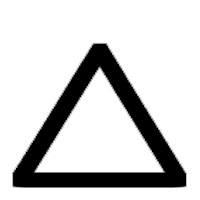
#> input picture img/triangle.png, 200 x 200 px, found by its file name
$ python find_shapes.py   (older library calls are emulated)
#> lines starting #> are read from the running program, lines starting #| are printed output that depends on the picture; after the words box and inside, x2 and y2 are one past the last pixel; in counts of white or black regions, pixels touching at a corner belong together
import numpy as np
import cv2
import cv2.cv # here

def get_biggest_contour(contours):
    area = -1
    if contours:
        for cnt in contours:
            if cv2.contourArea(cnt) > area:
                biggest_cnt = cnt
            return [biggest_cnt]
    else:
        return []

cap = cv2.VideoCapture(1)

folder_path = "/home/jacek/Studia/PIRO/face_rec_test/img/"
triagle_f_name = "triangle.png"
rectangle_f_name = "rectangle.png"

triangle = cv2.imread(folder_path + triagle_f_name, 0)
#> triangle is the input picture: shape (200, 200); min 0, max 255, mean 206.7
rectangle = cv2.imread(folder_path + rectangle_f_name, 0)
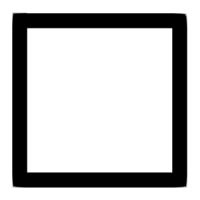
#> input picture img/rectangle.png, 200 x 200 px, found by its file name
#> rectangle is the input picture: shape (200, 200); min 0, max 255, mean 194.4
triangle_copy = triangle.copy()
rectangle_copy = rectangle.copy()
contours,hierarchy = cv2.findContours(triangle_copy, cv2.RETR_CCOMP, cv2.CHAIN_APPROX_NONE)
#> contours = 3 contours; box (x1, y1, x2, y2) and area: (0, 0, 200, 200) 39601, (13, 43, 187, 187) 14170, (33, 65, 166, 174) 7158
contours2,hierarchy2 = cv2.findContours(rectangle_copy, cv2.RETR_CCOMP, cv2.CHAIN_APPROX_NONE)
#> contours2 = 3 contours; box (x1, y1, x2, y2) and area: (0, 0, 200, 200) 39601, (12, 13, 187, 187) 30074, (26, 27, 173, 174) 21316
#> the loop in get_biggest_contour, `for cnt in contours:` made 1 pass
triangle_contour = get_biggest_contour(contours)
#> triangle_contour = 1 contour; box (x1, y1, x2, y2) and area: (33, 65, 166, 174) 7158
rectangle_contour = get_biggest_contour(contours)
#> rectangle_contour has the same summary as triangle_contour

while(True):
    # Capture frame-by-frame
    ret, frame = cap.read()
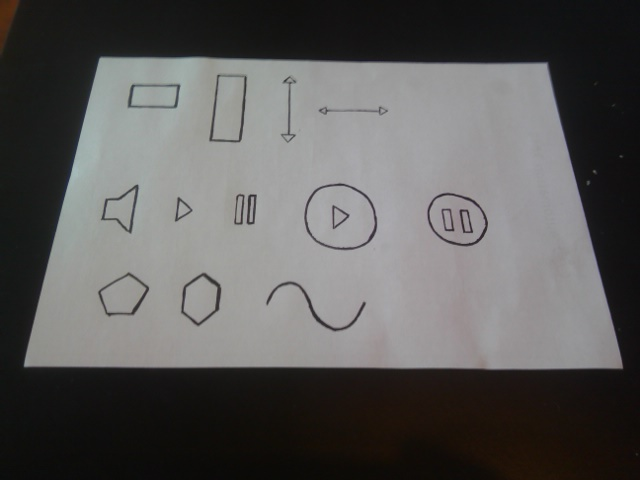
#> input picture benchmark.jpg, 640 x 480 px, given in place of the camera
#> frame is the input picture: shape (480, 640, 3); mean B, G, R 89.2, 90.1, 91.2

    # Our operations on the frame come here
    gray = cv2.cvtColor(frame, cv2.COLOR_BGR2GRAY)
    hsv = cv2.cvtColor(frame, cv2.COLOR_BGR2HSV)
#> hsv: shape (480, 640, 3); mean H, S, V 64.4, 30, 92.4
    # Apply blur
    blur_gray = cv2.GaussianBlur(gray, (5,5), 0)
    h, s, v = cv2.split(hsv)
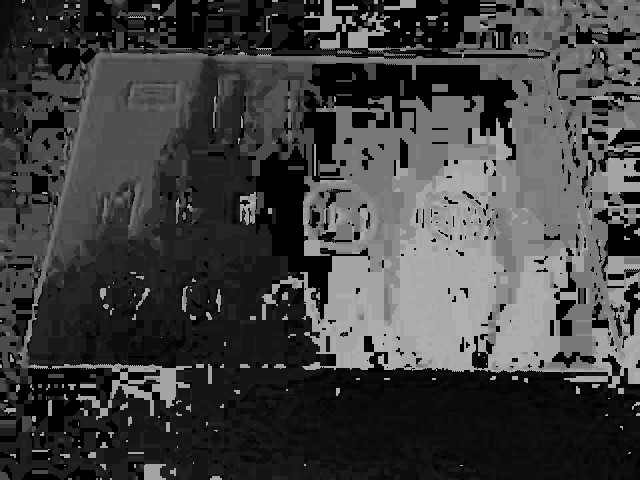
#> h: shape (480, 640); min 0, max 177, mean 64.4
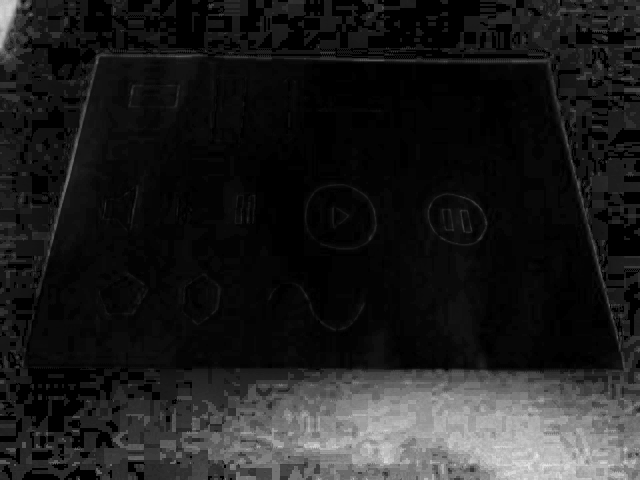
#> s: shape (480, 640); min 0, max 230, mean 30
    #blur_h = cv2.GaussianBlur(h, (5, 5), 0)
    #blur_s = cv2.GaussianBlur(s, (5, 5), 0)
    blur_v = cv2.GaussianBlur(v, (5, 5), 0)
    th_otsu_gray, otsu_gray = cv2.threshold(blur_gray,0,255,cv2.THRESH_BINARY+cv2.THRESH_OTSU)
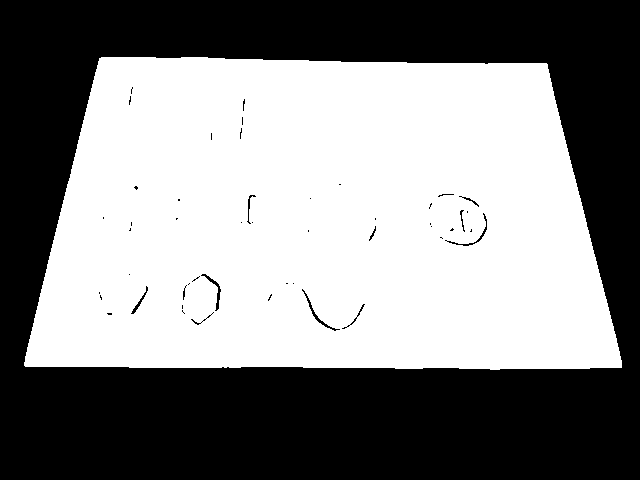
#> otsu_gray: shape (480, 640); 52.2% white; 49 black regions (37 under 20 px), largest, box (x1, y1, x2, y2) and area: (0, 0, 640, 480) 145932, (302, 289, 340, 331) 130, (201, 274, 221, 311) 122
#> th_otsu_gray = 87
    th_otsu_v, otsu_v = cv2.threshold(blur_v, 0, 255, cv2.THRESH_BINARY+cv2.THRESH_OTSU)
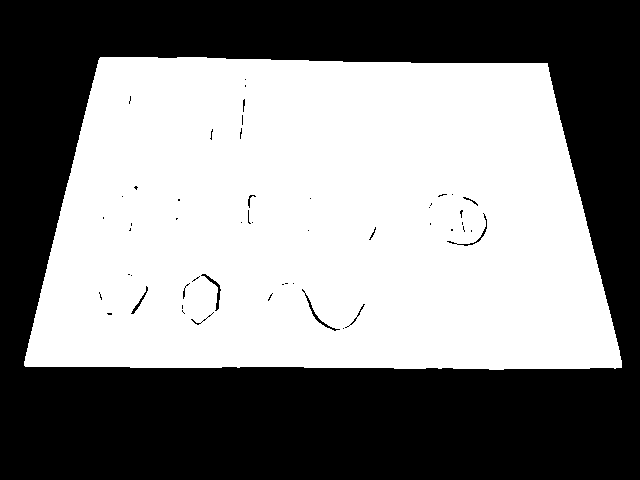
#> otsu_v: shape (480, 640); 52.3% white; 52 black regions (41 under 20 px)
#> th_otsu_v = 89
    contours, hierarchy = cv2.findContours(otsu_gray, cv2.RETR_CCOMP, cv2.CHAIN_APPROX_NONE)
#> contours = 73 contours, 56 with area under 20; largest, box (x1, y1, x2, y2) and area: (24, 57, 622, 370) 160440, (301, 288, 341, 332) 182, (446, 212, 488, 247) 166, (200, 273, 222, 312) 165, (130, 285, 149, 315) 104
    for cnt in contours:
        if not (cv2.contourArea(cnt) > 0.1*640*480):
            if cv2.matchShapes(cnt, triangle_contour[0], 1, 0.0) > 0.25:
                cv2.drawContours(frame, [cnt], -1, (0, 255, 0), 1, 1, maxLevel=0)
            elif cv2.matchShapes(cnt, rectangle_contour[0], 1, 0.0) > 0.2:
                cv2.drawContours(frame, [cnt], -1, (0, 0, 255), 1, 1, maxLevel=0)
#> this loop made 73 passes
#> cnt on passes 4, 5, 8, 11, 12, 13, 15, 16, 27, 28, 29, 31: [[200, 322], [201, 321], [202, 322], [201, 323]], [[201, 321], [202, 320], [203, 321], [202, 322]], [[205, 318], [206, 317], [207, 318], [206, 319]], [[210, 314], [211, 313], [212, 314], [211, 315]], [[211, 313], [212, 312], [213, 313], [212, 314]], [[183, 313], [184, 312], [185, 313], [184, 314]], [[212, 312], [213, 311], [214, 312], [213, 313]], [[182, 312], [183, 311], [184, 312], [183, 313]], [[185, 285], [186, 284], [187, 285], [186, 286]], [[187, 284], [188, 283], [189, 284], [188, 285]], [[292, 283], [293, 282], [294, 283], [293, 284]], [[188, 283], [189, 282], [190, 283], [189, 284]]
    #circles = cv2.HoughCircles(otsu_gray,cv2.cv.CV_HOUGH_GRADIENT,1,20,
    #                        param1=50,param2=30,minRadius=0,maxRadius=0)
    cv2.imshow('frame', frame)
    if cv2.waitKey(1) & 0xFF == ord('q'):
#> (key q is pressed here)
        break

# When everything done, release the capture
cap.release()
cv2.destroyAllWindows()
